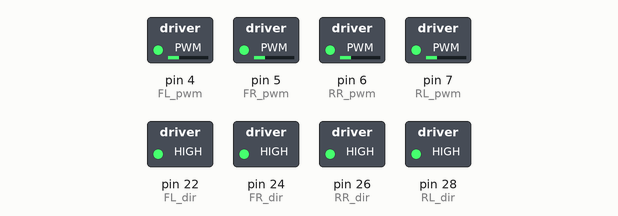
This sketch was run on a simulated Arduino Mega 2560, built with avr-gcc and run on an emulated ATmega2560. Parts: switched loads named in the sketch (green lamp = pin HIGH).

Above: at 0.1 s.
Timing chart, 0 to 1.6 s (numbered marks = the images above):
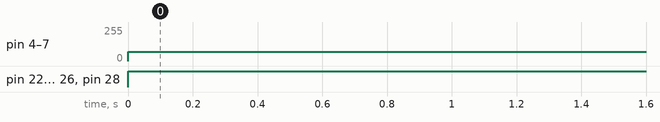

The sketch:

basic_drive_code.ino.ino
```cpp
int FL_pwm = 4; int FR_pwm = 5; int RL_pwm = 7; int RR_pwm =6;
int FL_dir = 22; int FR_dir = 24; int RL_dir = 28; int RR_dir =26; int motorSpeed = 70;
void setup(){
  pinMode(FL_dir, OUTPUT);
  pinMode(FL_pwm, OUTPUT);
  pinMode(FR_dir, OUTPUT);
  pinMode(FR_pwm, OUTPUT);
  pinMode(RR_dir, OUTPUT);
  pinMode(RR_pwm, OUTPUT);
  pinMode(RL_dir, OUTPUT);
  pinMode(RL_pwm, OUTPUT);
}
void loop(){
  forward();
  delay(5000);
  // stop();
  // delay(1000);
  // right();
  // delay(2000);
  // stop();
  // delay(2000);
  // reverse();
  // delay(5000);
  // stop();
  // delay(1000);
  // left();
  // delay(2000);
  // stop();
  // delay(2000);
  // anticlockwise();
  // delay(2000);
  // stop();
  // delay(2000);
  // clockwise();
  // delay(2000);
  // stop();
  // delay(2000);
  // ForwardR45();
  // delay(2000);
  // stop();
  // delay(2000);
  // ReverseL45();
  // delay(2000);
  // stop();
  // delay(2000);
  // ForwardL45();
  // delay(2000);
  // stop();
  // delay(2000);
  // ReverseR45();
  // delay(2000);
  // stop();
  // delay(5000);
 }
void forward(){
digitalWrite(FL_dir,1);
analogWrite(FL_pwm, motorSpeed);
digitalWrite(FR_dir,1);
analogWrite(FR_pwm, motorSpeed);
digitalWrite(RR_dir,1);
analogWrite(RR_pwm, motorSpeed);
digitalWrite(RL_dir,1);
analogWrite(RL_pwm, motorSpeed);
Serial.println("forward");
}
void reverse(){
digitalWrite(FL_dir,0);
analogWrite(FL_pwm, motorSpeed);
digitalWrite(FR_dir,0);
analogWrite(FR_pwm, motorSpeed);
digitalWrite(RR_dir,0);
analogWrite(RR_pwm, motorSpeed);
digitalWrite(RL_dir,0);
analogWrite(RL_pwm, motorSpeed);
Serial.println("reverse");
}
void right(){
digitalWrite(FL_dir,1);
analogWrite(FL_pwm, motorSpeed);
digitalWrite(FR_dir,0);
analogWrite(FR_pwm, motorSpeed);
digitalWrite(RR_dir,1);
analogWrite(RR_pwm, motorSpeed);
digitalWrite(RL_dir,0);
analogWrite(RL_pwm, motorSpeed);
Serial.println("right");
}
void left(){
digitalWrite(FL_dir,0);
analogWrite(FL_pwm, motorSpeed);
digitalWrite(FR_dir,1);
analogWrite(FR_pwm, motorSpeed);
digitalWrite(RR_dir,0);
analogWrite(RR_pwm, motorSpeed);
digitalWrite(RL_dir,1);
analogWrite(RL_pwm, motorSpeed);
Serial.println("left");
}
void stop(){
analogWrite(FL_pwm, 0);
analogWrite(FR_pwm, 0);
analogWrite(RR_pwm, 0);
analogWrite(RL_pwm, 0);
Serial.println("stop");
}
void clockwise() {
  digitalWrite(FL_dir, 1);
  analogWrite(FL_pwm, motorSpeed);
  digitalWrite(FR_dir, 0);
  analogWrite(FR_pwm, motorSpeed);
  digitalWrite(RR_dir, 0);
  analogWrite(RR_pwm, motorSpeed);
  digitalWrite(RL_dir, 1);
  analogWrite(RL_pwm, motorSpeed);
  Serial.println("clockwise");
}
void anticlockwise() {
  digitalWrite(FL_dir, 0);
  analogWrite(FL_pwm, motorSpeed);
  digitalWrite(FR_dir, 1);
  analogWrite(FR_pwm, motorSpeed);
  digitalWrite(RR_dir, 1);
  analogWrite(RR_pwm, motorSpeed);
  digitalWrite(RL_dir, 0);
  analogWrite(RL_pwm, motorSpeed);
  Serial.println("anticlockwise");
}
void ForwardR45() {
  digitalWrite(FL_dir, 1);
  analogWrite(FL_pwm, motorSpeed);
  digitalWrite(FR_dir, 1);
  analogWrite(FR_pwm, 0);
  digitalWrite(RR_dir, 1);
  analogWrite(RR_pwm, motorSpeed);
  digitalWrite(RL_dir, 1);
  analogWrite(RL_pwm, 0);
  // Serial.println("anticlockwise");
}
void ForwardL45(){
  digitalWrite(FL_dir, 1);
  analogWrite(FL_pwm, 0);
  digitalWrite(FR_dir, 1);
  analogWrite(FR_pwm, motorSpeed);
  digitalWrite(RR_dir, 1);
  analogWrite(RR_pwm, 0);
  digitalWrite(RL_dir, 1);
  analogWrite(RL_pwm, motorSpeed);
  Serial.println("anticlockwise");
}
void ReverseR45() {
  digitalWrite(FL_dir, 0);
  analogWrite(FL_pwm, motorSpeed);
  digitalWrite(FR_dir, 0);
  analogWrite(FR_pwm, 0);
  digitalWrite(RR_dir, 0);
  analogWrite(RR_pwm, motorSpeed);
  digitalWrite(RL_dir, 0);
  analogWrite(RL_pwm, 0);
  // Serial.println("anticlockwise");
}
void ReverseL45(){
  digitalWrite(FL_dir, 0);
  analogWrite(FL_pwm, 0);
  digitalWrite(FR_dir, 0);
  analogWrite(FR_pwm, motorSpeed);
  digitalWrite(RR_dir, 0);
  analogWrite(RR_pwm, 0);
  digitalWrite(RL_dir, 0);
  analogWrite(RL_pwm, motorSpeed);
  Serial.println("anticlockwise");
}
```

Measured:
- by itself, pin 4 (FL_pwm), pin 5 (FR_pwm), pin 6 (RR_pwm), pin 7 (RL_pwm): 0/255 → 70/255 at 0.00 s
- by itself, pin 22 (FL_dir), pin 24 (FR_dir), pin 26 (RR_dir), pin 28 (RL_dir): LOW → HIGH at 0.00 s
